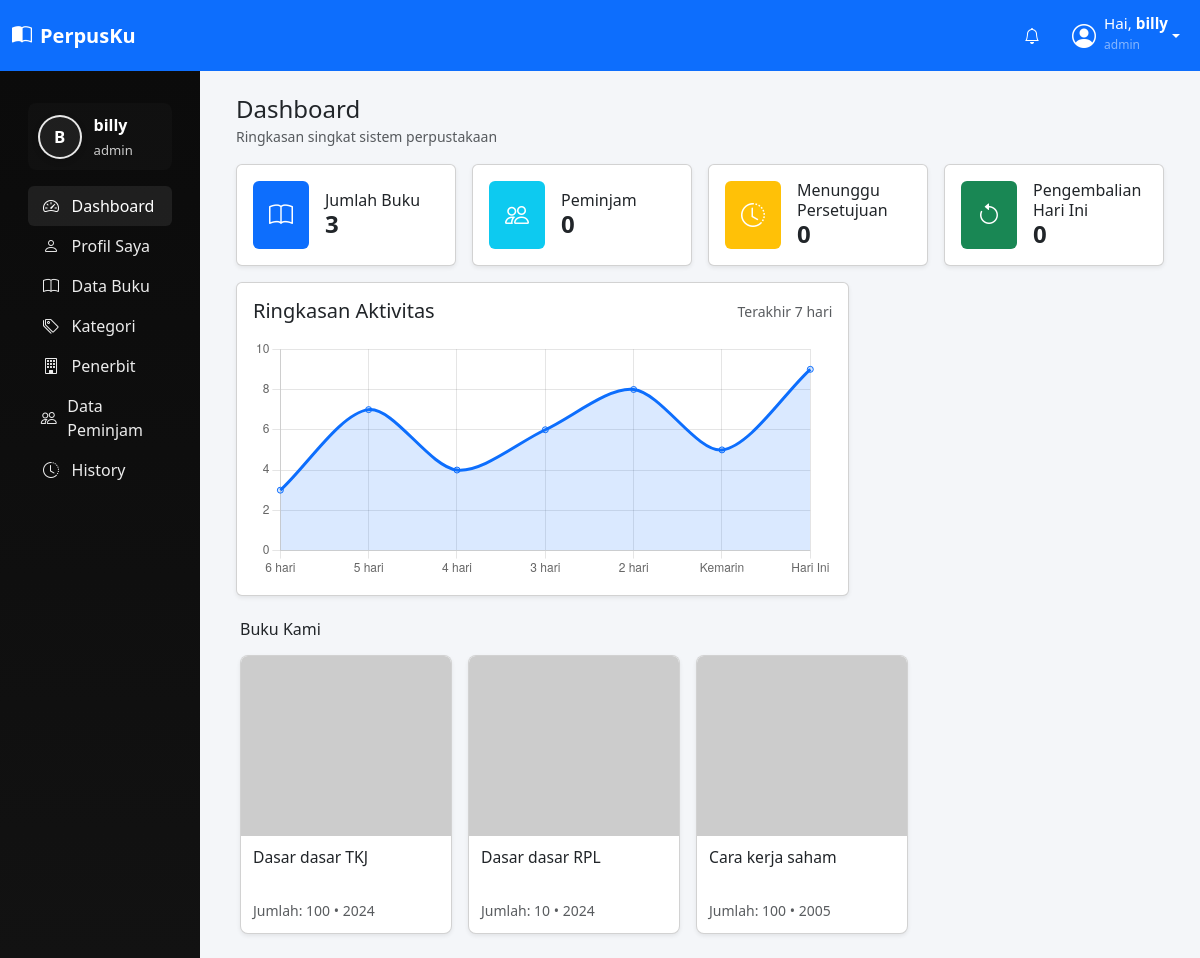
Before: /dashboard.php (signed in) with the older database file.
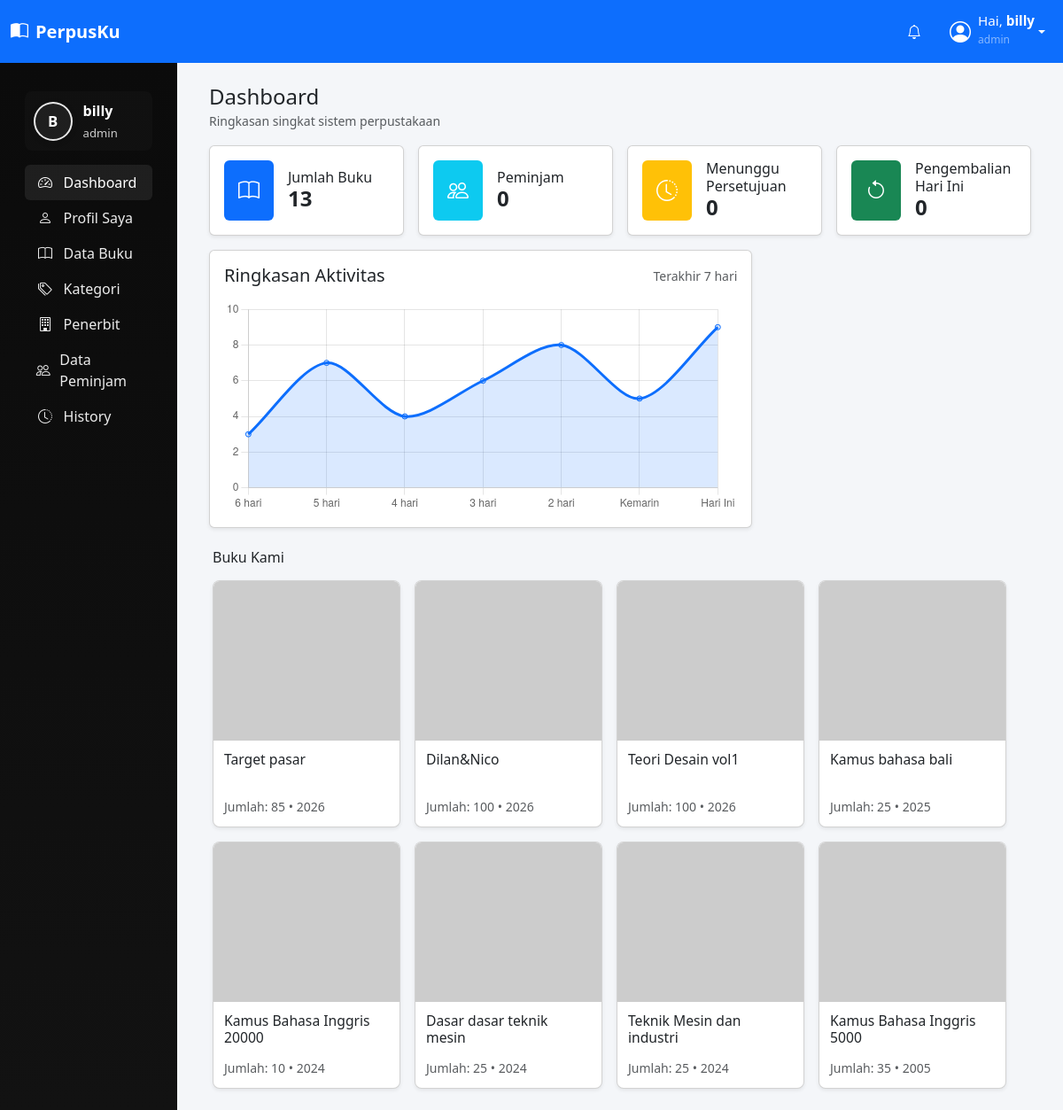
After: the same page with the newer database file.
### tables this page shows
CREATE TABLE `tbl_users` (
  `id` int(11) NOT NULL,
  `nama` varchar(60) NOT NULL,
  `no_tlp` varchar(50) NOT NULL,
  `email` varchar(200) NOT NULL,
  `username` varchar(60) NOT NULL,
  `password` varchar(50) NOT NULL,
  `akses` varchar(15) NOT NULL
);

CREATE TABLE `tbl_buku` (
  `id_buku` varchar(10) NOT NULL,
  `judul_buku` varchar(200) NOT NULL,
  `sinopsis` varchar(300) NOT NULL,
  `jumlah_halaman` int(11) NOT NULL,
  `jumlah_buku` int(11) NOT NULL,
  `id_kategori` varchar(10) NOT NULL,
  `id_penerbit` varchar(10) NOT NULL,
  `tahun_terbit` int(11) NOT NULL
);

### dashboard.php (the view, shortened to what this page needs)
<?php
include "inc/conect.php";
$user = $_SESSION['username'];
$query = "SELECT * FROM tbl_users WHERE username='$user'";
$hasil = mysqli_query($koneksi, $query);
$tampil = mysqli_fetch_array($hasil);
$page = isset($_GET['page']) ? $_GET['page'] : 'awal';
function find_table($koneksi, $names) {
    foreach ($names as $t) {
        $t_esc = mysqli_real_escape_string($koneksi, $t);
        $res = mysqli_query($koneksi, "SHOW TABLES LIKE '$t_esc'");
        if ($res && mysqli_num_rows($res) > 0) return $t;
    }
    return false;
}
$countBuku = 0; $countPeminjam = 0; $countPending = 0; $countReturnToday = 0;
$tableBuku = find_table($koneksi, array('buku','tbl_buku','tb_buku'));
if ($tableBuku) {
    $res = mysqli_query($koneksi, "SELECT COUNT(*) AS cnt FROM `".mysqli_real_escape_string($koneksi,$tableBuku)."`");
    if ($res) { $r = mysqli_fetch_assoc($res); $countBuku = $r['cnt']; }
}
$booksList = array();
if ($tableBuku) {
    $tbl = mysqli_real_escape_string($koneksi, $tableBuku);
    $res = mysqli_query($koneksi, "SELECT id_buku, judul_buku, jumlah_buku, tahun_terbit FROM `".$tbl."` ORDER BY id_buku DESC LIMIT 8");
    if ($res) {
        while ($row = mysqli_fetch_assoc($res)) {
            $booksList[] = $row;
        }
    }
}
?>
<!DOCTYPE html>
<html lang="id">
<head>
    <link href="https://cdn.jsdelivr.net/npm/bootstrap@5.3.2/dist/css/bootstrap.min.css" rel="stylesheet">
    <link href="https://cdn.jsdelivr.net/npm/bootstrap-icons/font/bootstrap-icons.css" rel="stylesheet">
</head>
<body>
    <nav class="navbar navbar-dark bg-primary navbar-expand-lg">
        <div class="container-fluid">
            <a class="navbar-brand fw-bold d-flex align-items-center" href="dashboard.php">
                <i class="bi bi-book-half me-2"></i> <span>PerpusKu</span>
            </a>
                <ul class="navbar-nav mb-2 mb-lg-0 align-items-center">
                    <li class="nav-item me-3 d-none d-lg-block">
                        <a class="nav-link text-white" href="#" title="Notifikasi"><i class="bi bi-bell"></i></a>
                    </li>
                    <li class="nav-item dropdown">
                        <a class="nav-link dropdown-toggle text-white d-flex align-items-center" href="#" id="userDropdown" role="button" data-bs-toggle="dropdown" aria-expanded="false">
                            <i class="bi bi-person-circle fs-4 me-2"></i>
                            <div class="d-none d-lg-block text-start">
                                <div style="line-height:1; font-size:0.95rem;">Hai, <strong><?= htmlspecialchars($tampil['nama']) ?></strong></div>
                                <small class="text-white-50" style="font-size:0.75rem;"> <?= htmlspecialchars($tampil['akses']) ?></small>
                            </div>
                        </a>
                    </li>
                </ul>
            </div>
    </nav>
    <div class="container-fluid">
        <div class="row">
            <aside class="col-md-2 sidebar d-none d-md-block">
                <div class="p-3">
                    <?php $initial = !empty($tampil['nama']) ? strtoupper(mb_substr($tampil['nama'],0,1)) : 'U'; ?>
                    <div class="profile">
                        <div class="avatar"><?= $initial ?></div>
                        <div>
                            <div style="font-weight:700;color:#fff;"><?= htmlspecialchars($tampil['nama']) ?></div>
                            <small class="role"><?= htmlspecialchars($tampil['akses']) ?></small>
                        </div>
                    </div>
                    <nav class="nav flex-column">
                        <a class="nav-link <?php if ($page == 'awal') echo 'active'; ?>" href="?page=awal"><i class="bi bi-speedometer2"></i> Dashboard</a>
                        <a class="nav-link <?php if ($page == 'profile') echo 'active'; ?>" href="?page=profile"><i class="bi bi-person"></i> Profil Saya</a>
                        <?php if ($tampil['akses'] === 'admin') { ?>
                            <a class="nav-link <?php if ($page == 'buku') echo 'active'; ?>" href="?page=buku"><i class="bi bi-book"></i> Data Buku</a>
                            <a class="nav-link <?php if ($page == 'kategori') echo 'active'; ?>" href="?page=kategori"><i class="bi bi-tags"></i> Kategori</a>
                            <a class="nav-link <?php if ($page == 'penerbit') echo 'active'; ?>" href="?page=penerbit"><i class="bi bi-building"></i> Penerbit</a>
                        <?php } ?>
                        <a class="nav-link d-flex align-items-center <?php if ($page == 'peminjam') echo 'active'; ?>" href="?page=peminjam"><i class="bi bi-people"></i> Data Peminjam </a>
                        <a class="nav-link <?php if ($page == 'history') echo 'active'; ?>" href="?page=history"><i class="bi bi-clock-history"></i> History</a>
                    </nav>
                </div>
            </aside>
            <main class="col-md-10 p-4">
                <?php
                if ($page == "awal") {
                    ?>
                    <div class="container-fluid">
                        <div class="d-flex justify-content-between align-items-center mb-3">
                            <div>
                                <h4 class="mb-0">Dashboard</h4>
                                <small class="text-muted">Ringkasan singkat sistem perpustakaan</small>
                            </div>
                        </div>
                        <div class="row g-3 mb-3">
                            <div class="col-sm-6 col-lg-3">
                                <div class="card shadow-sm">
                                    <div class="card-body d-flex align-items-center">
                                        <div class="me-3 bg-primary text-white rounded p-3">
                                            <i class="bi bi-book fs-4"></i>
                                        </div>
                                        <div>
                                            <h6 class="mb-0">Jumlah Buku</h6>
                                            <h4 class="fw-bold mb-0"><?= number_format($countBuku) ?></h4>
                                        </div>
                                    </div>
                                </div>
                            </div>
                            <div class="col-sm-6 col-lg-3">
                                <div class="card shadow-sm">
                                    <div class="card-body d-flex align-items-center">
                                        <div class="me-3 bg-info text-white rounded p-3">
                                            <i class="bi bi-people fs-4"></i>
                                        </div>
                                        <div>
                                            <h6 class="mb-0">Peminjam</h6>
                                            <h4 class="fw-bold mb-0"><?= number_format($countPeminjam) ?></h4>
                                        </div>
                                    </div>
                                </div>
                            </div>
                            <div class="col-sm-6 col-lg-3">
                                <div class="card shadow-sm">
                                    <div class="card-body d-flex align-items-center">
                                        <div class="me-3 bg-warning text-white rounded p-3">
                                            <i class="bi bi-clock-history fs-4"></i>
                                        </div>
                                        <div>
                                            <h6 class="mb-0">Menunggu Persetujuan</h6>
                                            <h4 class="fw-bold mb-0"><?= number_format($countPending) ?></h4>
                                        </div>
                                    </div>
                                </div>
                            </div>
                            <div class="col-sm-6 col-lg-3">
                                <div class="card shadow-sm">
                                    <div class="card-body d-flex align-items-center">
                                        <div class="me-3 bg-success text-white rounded p-3">
                                            <i class="bi bi-arrow-counterclockwise fs-4"></i>
                                        </div>
                                        <div>
                                            <h6 class="mb-0">Pengembalian Hari Ini</h6>
                                            <h4 class="fw-bold mb-0"><?= number_format($countReturnToday) ?></h4>
                                        </div>
                                    </div>
                                </div>
                            </div>
                        </div>
                        <div class="row g-3">
                            <div class="col-lg-8">
                                <div class="card shadow-sm">
                                    <div class="card-body">
                                        <div class="d-flex justify-content-between align-items-center mb-3">
                                            <h5 class="card-title mb-0">Ringkasan Aktivitas</h5>
                                            <small class="text-muted">Terakhir 7 hari</small>
                                        </div>
                                        <div class="chart-container" style="min-height:220px"><canvas id="activityChart" style="width:100%; height:100%;"></canvas></div>
                                    </div>
                                </div>
                            </div>
                        <div class="row mt-4">
                            <div class="col-12">
                                <h6 class="mb-3">Buku Kami</h6>
                                <div class="row row-cols-1 row-cols-sm-2 row-cols-md-3 row-cols-lg-4 g-3">
                                    <?php if (!empty($booksList)) { foreach ($booksList as $b) { ?>
                                        <div class="col book-card">
                                            <div class="card h-100 shadow-sm">
                                                <?php $cover = !empty($b['cover']) ? htmlspecialchars($b['cover']) : 'https://via.placeholder.com/300x180?text=No+Cover'; ?>
                                                <img src="<?= $cover ?>" alt="cover" class="book-cover">
                                                <div class="card-body">
                                                    <h6 class="card-title mb-1"><?= htmlspecialchars($b['judul_buku']) ?></h6>
                                                    <div class="text-muted small">Jumlah: <?= htmlspecialchars($b['jumlah_buku'] ?? '—') ?> • <?= htmlspecialchars($b['tahun_terbit'] ?? '') ?></div>
                                                </div>
                                            </div>
                                        </div>
                                    <?php } } else { ?>
                                        <div class="col-12"><div class="text-muted">Tidak ada data buku untuk ditampilkan.</div></div>
                                    <?php } ?>
                                </div>
                            </div>
                        </div>
                    </div>
                    <?php
                } elseif ($page == "profile") {
                    include "profile.php";
                } elseif ($page == "buku") {
                    include "buku/view_buku.php";
                } elseif ($page == "tambah_buku") {
                    include "buku/tambah_buku.php";
                } elseif ($page == "simpan_buku") {
                    include "buku/simpan_buku.php";
                } elseif ($page == "edit_buku") {
                    include "buku/edit_buku.php";
                } elseif ($page == "hapus_buku") {
                    include "buku/hapus_buku.php";
                } elseif ($page == "peminjam") {
                    include "peminjam/view_peminjam.php";
                } elseif ($page == "tambah_peminjam") {
                    include "peminjam/tambah_peminjam.php";
                } elseif ($page == "simpan_peminjam") {
                    include "peminjam/simpan_peminjam.php";
                } elseif ($page == "setujui_peminjam") {
                    include "peminjam/setujui_peminjaman.php";
                } elseif ($page == "tolak_peminjam") {
                    include "peminjam/tolak_peminjaman.php";
                } elseif ($page == "history") {
                    include "history/view_history.php";
                } elseif ($page == "pengembalian") {
                    include "pengembalian/proses_pengembalian.php";
                } elseif ($page == "setujui_pengembalian") {
                    include "pengembalian/setujui_pengembalian.php";
                } else {
                    include "404.php";
                }
                ?>
            </main>
        </div>
    </div>
    <script>
        const ctx = document.getElementById('activityChart');
        if (ctx) {
            new Chart(ctx, {
                type: 'line',
                data: {
                    labels: ['6 hari', '5 hari', '4 hari', '3 hari', '2 hari', 'Kemarin', 'Hari Ini'],
                    datasets: [{
                        label: 'Peminjaman',
                        data: [3, 7, 4, 6, 8, 5, 9],
                        borderColor: '#0d6efd',
                        backgroundColor: 'rgba(13,110,253,0.15)',
                        tension: 0.3,
                        fill: true
                    }]
                },
                options: { responsive: true, maintainAspectRatio: false, plugins: { legend: { display: false } }, scales: { y: { beginAtZero: true, ticks: { stepSize: 2 } } } }
            });
        }
    </script>
</body>
</html>

### dashboard.php (style rules this page uses)
body { background-color: #f4f6f9; }
.sidebar { min-height: 100vh; background: linear-gradient(180deg, #0b0b0b 0%, #121212 100%); color: #fff; padding-top: 1rem; }
.sidebar .profile { display: flex; align-items: center; gap: .75rem; padding: .6rem; border-radius: 8px; margin-bottom: 1rem; background: rgba(255,255,255,0.02); }
.sidebar .avatar { width:44px; height:44px; border-radius:50%; background:rgba(255,255,255,0.06); color:#fff; font-weight:700; display:flex; align-items:center; justify-content:center; font-size:1.05rem; box-shadow:0 2px 6px rgba(0,0,0,0.18); border:2px solid rgba(255,255,255,0.9); transition: all .15s ease; }
.sidebar .role { color: rgba(255,255,255,0.78); font-size:0.82rem; }
.sidebar .nav-link { color: rgba(255,255,255,0.92); border-radius:6px; padding: .5rem .75rem; display:flex; align-items:center; gap:.6rem; }
.sidebar .nav-link i { width:22px; text-align:center; }
.sidebar .nav-link:hover, .sidebar .nav-link.active { background: rgba(255,255,255,0.08); color: #fff; text-decoration: none; }
.book-card .card { border-radius: 8px; overflow: hidden; }
.book-cover { width: 100%; height: 180px; object-fit: cover; display: block; background-color: #f1f3f5; }
.book-card .card-body { padding: .75rem; }
.book-card .card-title { font-size: 0.98rem; height: 48px; overflow: hidden; }
.chart-container { width:100%; height:240px; }

Changed rows visible on the page:
removed tbl_buku: judul_buku "Dasar dasar TKJ", jumlah_buku "100", tahun_terbit "2024"
removed tbl_buku: judul_buku "Dasar dasar RPL", jumlah_buku "10", tahun_terbit "2024"
removed tbl_buku: judul_buku "Cara kerja saham", jumlah_buku "100", tahun_terbit "2005"
added tbl_buku: judul_buku "Target pasar", jumlah_buku "85", tahun_terbit "2026"
added tbl_buku: judul_buku "Dilan&Nico", jumlah_buku "100", tahun_terbit "2026"
added tbl_buku: judul_buku "Teori Desain vol1", jumlah_buku "100", tahun_terbit "2026"
added tbl_buku: judul_buku "Kamus bahasa bali", jumlah_buku "25", tahun_terbit "2025"
added tbl_buku: judul_buku "Kamus Bahasa Inggris 20000", jumlah_buku "10", tahun_terbit "2024"
added tbl_buku: judul_buku "Dasar dasar teknik mesin", jumlah_buku "25", tahun_terbit "2024"
added tbl_buku: judul_buku "Teknik Mesin dan industri", jumlah_buku "25", tahun_terbit "2024"
added tbl_buku: judul_buku "Kamus Bahasa Inggris 5000", jumlah_buku "35", tahun_terbit "2005"
Other visible differences:
$countBuku: "3" → "13"
